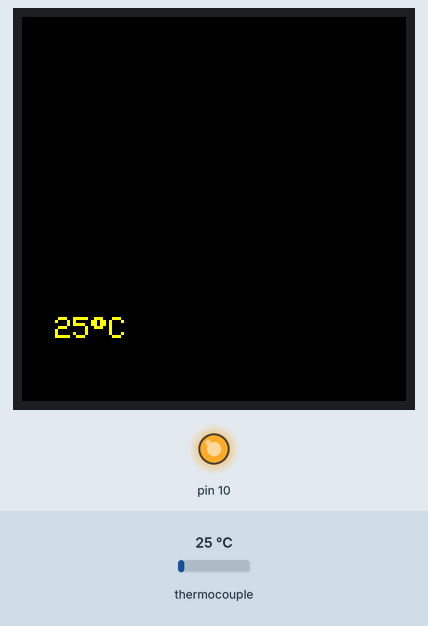
This program was run on a simulated Arduino Nano, built with avr-gcc and run on an emulated ATmega328P. Parts: 128×128 colour display, output pins drawn as LEDs (lit = HIGH). The test bench sets the inputs (shaded band); at power-on: thermocouple 25 °C.

Above: at 1.8 s.
1.9 s: thermocouple set to 6 °C
At 2.9 s:
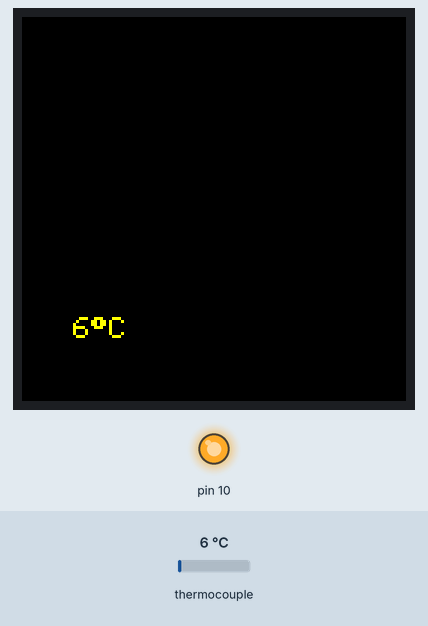
3.5 s: thermocouple set to 75 °C
At 4.3 s:
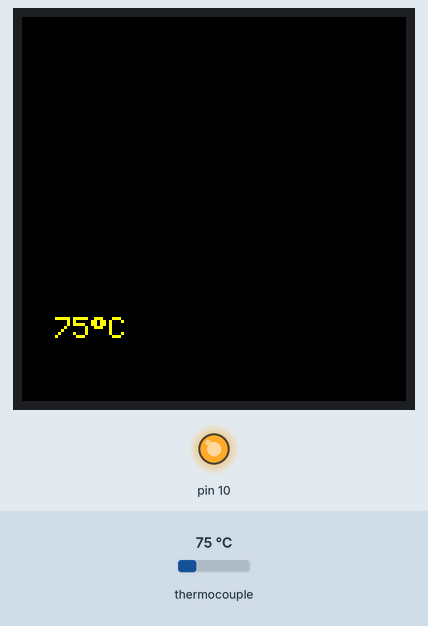
5.1 s: thermocouple set to 150 °C
At 5.8 s:
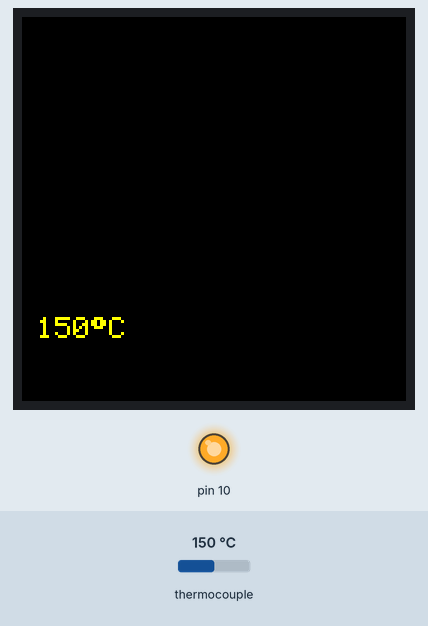
Timing chart, 0 to 8.1 s (numbered marks = the images above; inputs shaded):
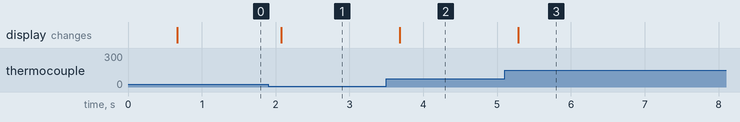

The program:

main.cpp
```cpp
#include <Arduino.h>
#include "max6675.h"
#include <SPI.h>
#include "Adafruit_GFX.h"
#include "Adafruit_ST7735.h"

#include "SerialDebugger.hpp"

// Colour definitions
#define BLACK    0x0000
#define BLUE     0x001F
#define RED      0xF800
#define GREEN    0x07E0
#define CYAN     0x07FF
#define MAGENTA  0xF81F
#define YELLOW   0xFFE0
#define WHITE    0xFFFF

// Rotation constants for the Adafruit TFT library
static const uint8_t ROTATE_0_DEGREES = 0;
static const uint8_t ROTATE_90_DEGREES = 1;
static const uint8_t ROTATE_180_DEGREES = 2;
static const uint8_t ROTATE_270_DEGREES = 3;

// Pin definitions
static const uint8_t THERMOCOUPLE_CS_PIN = 4;
static const uint8_t TFT_CS_PIN = 7;
static const uint8_t TFT_DC_PIN = 9;
static const uint8_t TFT_RST_PIN = 8;

// Locations
static const int16_t TEMP_TEXT_X_POS = 5;
static const int16_t TEMP_TEXT_Y_POS = 100;

// Pre-defined strings
static const char TEMP_END_C_STRING[] = { (char) 247, 'C', '\0'}; // degrees celcius

// Variables
Adafruit_ST7735 mTFTscreen = Adafruit_ST7735(TFT_CS_PIN, TFT_DC_PIN, TFT_RST_PIN);
MAX6675 mThermocouple;
char tempText[6] = "";
SerialDebugger* mDebugger;
int previousTemp = 0;

void setup() {
  SPI.begin();
  mDebugger = new SerialDebugger();

  // Set up the display
  //mTFTscreen.begin();
  mTFTscreen.initR(INITR_144GREENTAB);
  mTFTscreen.setRotation(ROTATE_0_DEGREES);
  mTFTscreen.fillScreen(BLACK);
  mTFTscreen.setTextSize(1);
  mTFTscreen.setFont();
  // Set up the thermocouple
  mThermocouple.begin(THERMOCOUPLE_CS_PIN);
  // wait for MAX chip to thermally stabilize
  delay(500);
}

void loop() {
  // Note intentional truncation from double to int for easy comparison
  int temp = mThermocouple.readCelsius();

  // Update the temperature text readout
  updateScreenTempText(temp);

  delay(200);
}

void updateScreenTempText(int temp) {
  // Only bother updating the screen if it's changed - avoids excessive "blinking"
  if (temp != previousTemp) {
    mTFTscreen.setTextColor(BLACK);
    mTFTscreen.setCursor(TEMP_TEXT_X_POS, TEMP_TEXT_Y_POS);
    mTFTscreen.print(tempText);

    // Update text
    dtostrf(temp, 3, 0, tempText);
    strcat(tempText, TEMP_END_C_STRING);
    mTFTscreen.setTextColor(YELLOW);
    mTFTscreen.setCursor(TEMP_TEXT_X_POS, TEMP_TEXT_Y_POS);
    mTFTscreen.print(tempText);

    previousTemp = temp;
  }
}
```

Measured:
- after the input at 1.9 s, the display: changes after 0.18 s (image 1)
- after the input at 3.5 s, the display: changes after 0.18 s (image 2)
- after the input at 5.1 s, the display: changes after 0.19 s (image 3)
